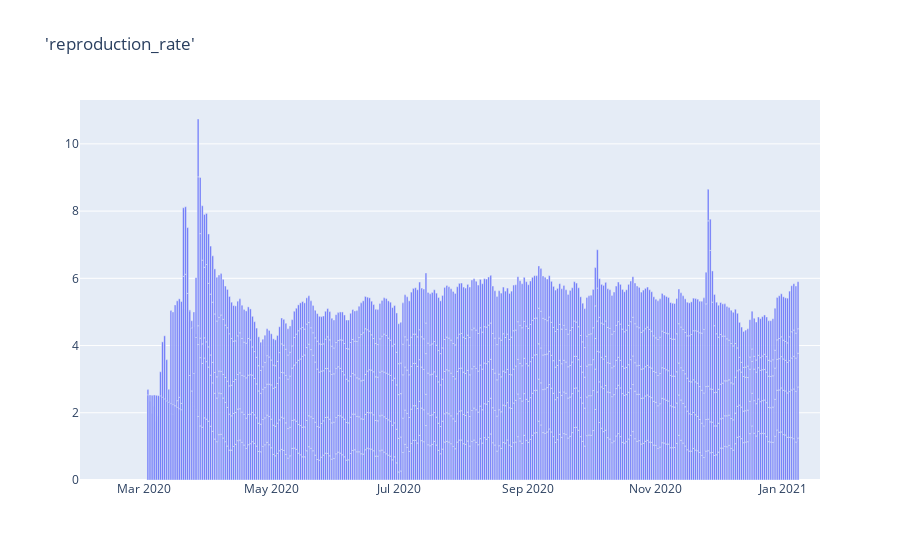

This figure's notebook cell:
### Code cell
fig = go.Figure(data=[go.Bar(x=countries_cols['date'], y=countries_cols['reproduction_rate'])], layout_title_text="'reproduction_rate'")
fig.show()

### Figure 1 — Plotly figure (JSON) as saved in the notebook; plotly's stock layout.template omitted (floating-point values rounded to 4 significant figures; data arrays with more than 128 entries replaced by an {"elided": "..."} marker saying what was removed)
{"data": [{"type": "bar", "x": {"elided": "1656 str values"}, "y": {"elided": "1656 float values"}}], "layout": {"title": {"text": "'reproduction_rate'"}}}
